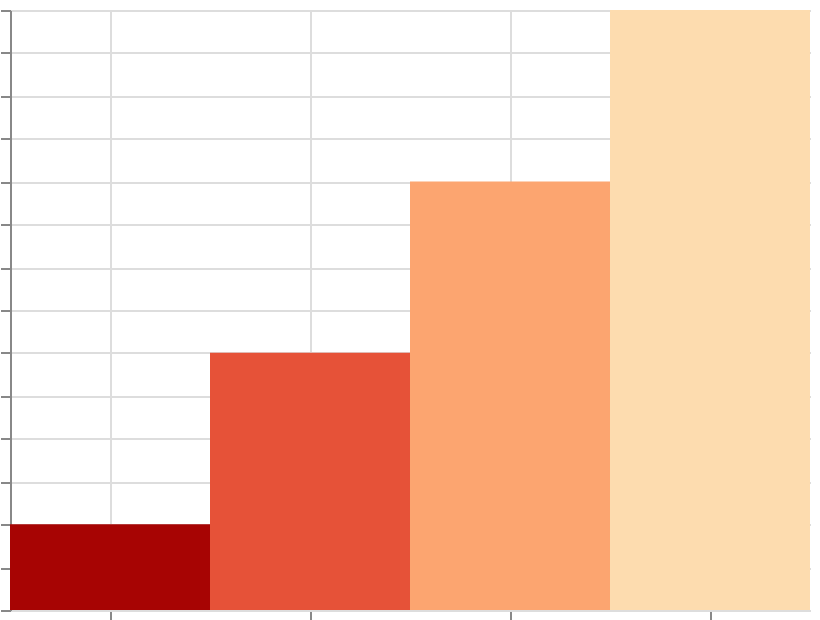

Write a Vega-Lite specification for this figure.
### Vega specification from a JSON file in a GitHub repository (floating-point values rounded to 4 significant figures)
{"$schema": "https://vega.github.io/schema/vega/v6.json", "width": 400, "height": 300, "padding": 5, "autosize": "none", "data": [{"name": "table", "values": [{"cat": "A", "val": 10}, {"cat": "B", "val": 30}, {"cat": "C", "val": 50}, {"cat": "D", "val": 70}]}], "scales": [{"name": "x", "type": "band", "domain": {"data": "table", "field": "cat", "sort": true}, "range": "width"}, {"name": "y", "type": "linear", "domain": {"data": "table", "field": "val"}, "range": [{"signal": "height"}, 0], "zero": true, "nice": true}, {"name": "color", "type": "sequential", "domain": {"data": "table", "field": "val"}, "scheme": "orangered", "reverse": true}], "marks": [{"type": "rect", "from": {"data": "table"}, "encode": {"update": {"x": {"scale": "x", "field": "cat"}, "width": {"scale": "x", "band": 1}, "y": {"scale": "y", "field": "val"}, "y2": {"scale": "y", "value": 0}, "fill": {"scale": "color", "field": "val"}}}}], "axes": [{"scale": "x", "orient": "bottom", "grid": true, "labels": false}, {"scale": "y", "orient": "left", "grid": true, "labels": false}], "legends": [{"fill": "color"}]}
